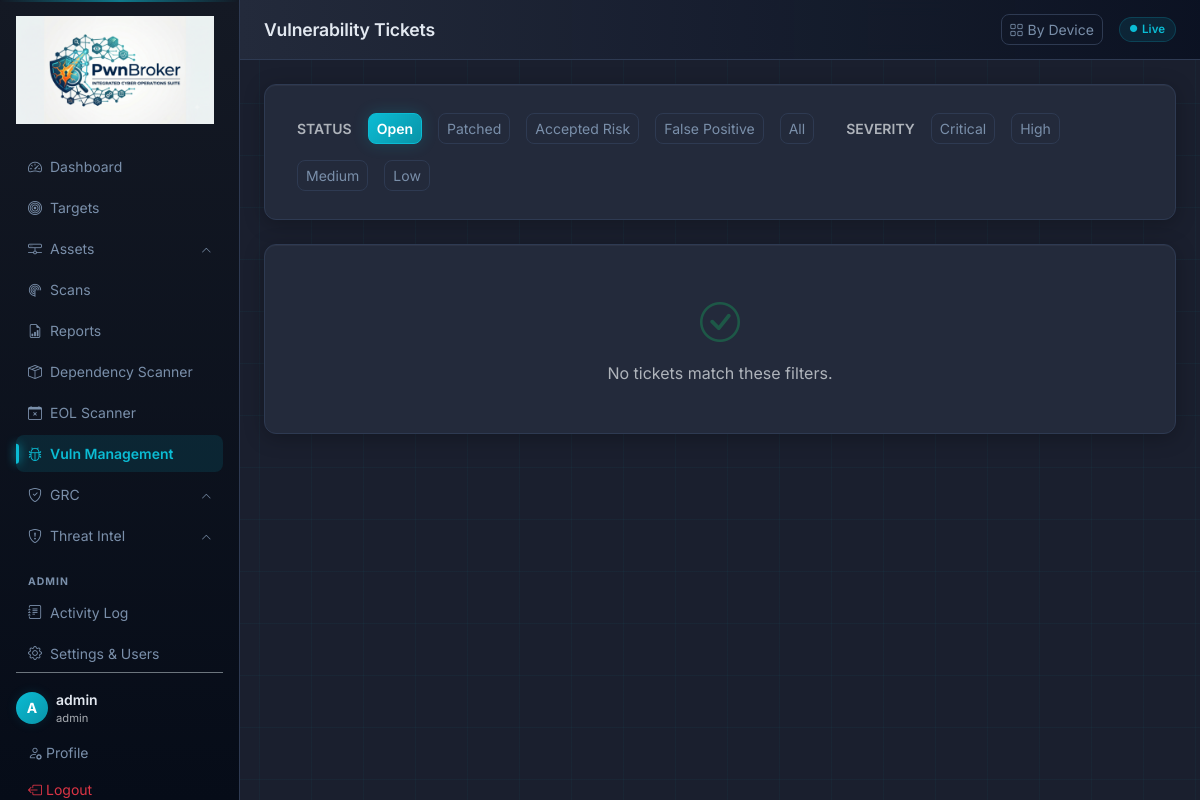
/vulns/tickets (signed in), run on the app's committed database.
### app/models.py (models this page shows, shortened)
class User(UserMixin, db.Model):
    __tablename__ = "users"
    id = db.Column(db.Integer, primary_key=True)
    username = db.Column(db.String(80), unique=True, nullable=False)
    email = db.Column(db.String(120), unique=True, nullable=False)
    password_hash = db.Column(db.String(256), nullable=False)
    role = db.Column(db.String(20), default="user")  # admin | user
    active = db.Column(db.Boolean, default=True)
    created_at = db.Column(db.DateTime, default=lambda: datetime.now(timezone.utc))
    @property
    def is_admin(self):
        return self.role == "admin"

### app/routes/vulns.py (the view)
@vulns_bp.route("/tickets")
@login_required
def tickets():
    _auto_sync()
    status_f = request.args.get("status", "open")
    sev_f    = request.args.get("severity", "")
    q = VulnTicket.query
    if status_f == "open":
        q = q.filter(VulnTicket.status.in_(["open", "in_progress"]))
    elif status_f != "all":
        q = q.filter_by(status=status_f)
    if sev_f:
        q = q.filter_by(severity=sev_f)
    all_tickets = q.order_by(VulnTicket.due_date.asc()).all()
    users       = User.query.order_by(User.username).all()
    cve_ids     = {t.cve_id for t in all_tickets if t.cve_id}
    enrichments = {}
    if cve_ids:
        for e in CVEEnrichment.query.filter(CVEEnrichment.cve_id.in_(cve_ids)).all():
            enrichments[e.cve_id] = e
    return render_template("vulns/tickets.html",
                           tickets=all_tickets,
                           status_filter=status_f,
                           sev_filter=sev_f,
                           users=users,
                           enrichments=enrichments)

### app/routes/vulns.py (called while the page is built, shortened)
def _auto_sync():
    now = datetime.now(timezone.utc)
    tracked_sr  = set()
    tracked_key = set()
    for t in VulnTicket.query.with_entities(
        VulnTicket.scan_result_id, VulnTicket.target_id,
        VulnTicket.host_ip, VulnTicket.cve_id, VulnTicket.title
    ).all():
        tracked_sr.add(t.scan_result_id)
        tracked_key.add((t.target_id, t.host_ip or "", t.cve_id or t.title or ""))
    results = ScanResult.query.filter_by(result_type="vulnerability").all()
    changed = False
    if changed:
        db.session.commit()

### app/templates/vulns/tickets.html (shortened to what this page needs)
{% extends "base.html" %}
{% block page_title %}Vulnerability Tickets{% endblock %}
{% block header_actions %}
<a href="{{ url_for('vulns.index') }}" class="btn btn-sm btn-outline-secondary">
  <i class="bi bi-grid me-1"></i>By Device
</a>
{% endblock %}
{% block content %}
<div class="form-card mb-4">
  <div class="d-flex flex-wrap gap-3 align-items-center">
    <span class="text-muted small fw-semibold">STATUS</span>
    {% for s, label in [('open','Open'),('patched','Patched'),('accepted_risk','Accepted Risk'),('false_positive','False Positive'),('all','All')] %}
    <a href="{{ url_for('vulns.tickets') }}?status={{ s }}{% if sev_filter %}&severity={{ sev_filter }}{% endif %}"
       class="btn btn-sm {% if status_filter == s %}btn-primary{% else %}btn-outline-secondary{% endif %}">
      {{ label }}
    </a>
    {% endfor %}
    <span class="text-muted small fw-semibold ms-3">SEVERITY</span>
    {% for sev in ['critical','high','medium','low'] %}
    <a href="{{ url_for('vulns.tickets') }}?status={{ status_filter }}&severity={% if sev_filter == sev %}{% else %}{{ sev }}{% endif %}"
       class="btn btn-sm {% if sev_filter == sev %}btn-primary{% else %}btn-outline-secondary{% endif %}">
      {{ sev | title }}
    </a>
    {% endfor %}
  </div>
</div>
{% if not tickets %}
<div class="form-card text-center py-5 text-muted">
  <i class="bi bi-check-circle fs-1 d-block mb-2 text-success opacity-50"></i>
  No tickets match these filters.
</div>
{% endif %}
{% endblock %}

### app/templates/base.html (shortened to what this page needs)
<!DOCTYPE html>
<html lang="en" data-bs-theme="dark">
<head>
  <link href="https://cdn.jsdelivr.net/npm/bootstrap@5.3.3/dist/css/bootstrap.min.css" rel="stylesheet">
  <link href="https://cdn.jsdelivr.net/npm/bootstrap-icons@1.11.3/font/bootstrap-icons.min.css" rel="stylesheet">
  <link href="{{ url_for('static', filename='css/style.css') }}" rel="stylesheet">
</head>
<body>
{% if current_user.is_authenticated %}
<div class="d-flex" id="app-wrapper">
  <nav id="sidebar" class="d-flex flex-column p-3">
    <a href="{{ url_for('dashboard.index') }}" class="sidebar-brand d-block mb-4">
      <img src="{{ url_for('static', filename='img/logo.png') }}" alt="PwnBroker" class="sidebar-logo">
    </a>
    <ul class="nav flex-column gap-1">
      <li class="nav-item">
        <a href="{{ url_for('dashboard.index') }}" class="nav-link {% if request.endpoint == 'dashboard.index' %}active{% endif %}">
          <i class="bi bi-speedometer2 me-2"></i>Dashboard
        </a>
      </li>
      <li class="nav-item">
        <a href="{{ url_for('targets.index') }}" class="nav-link {% if 'targets' in request.endpoint %}active{% endif %}">
          <i class="bi bi-bullseye me-2"></i>Targets
        </a>
      </li>
      <li class="nav-item">
        <a href="#assets-group"
           class="nav-link nav-group-toggle d-flex align-items-center justify-content-between {% if 'assets' in (request.endpoint or '') %}active{% endif %}"
           data-bs-toggle="collapse"
           aria-expanded="{{ 'true' if 'assets' in (request.endpoint or '') else 'false' }}"
           aria-controls="assets-group">
          <span><i class="bi bi-hdd-network me-2"></i>Assets</span>
          <i class="bi bi-chevron-down nav-chevron"></i>
        </a>
      </li>
      <li class="nav-item">
        <a href="{{ url_for('scans.index') }}" class="nav-link {% if 'scans' in request.endpoint %}active{% endif %}">
          <i class="bi bi-radar me-2"></i>Scans
        </a>
      </li>
      <li class="nav-item">
        <a href="{{ url_for('reports.index') }}" class="nav-link {% if 'reports' in request.endpoint %}active{% endif %}">
          <i class="bi bi-file-earmark-bar-graph me-2"></i>Reports
        </a>
      </li>
      <li class="nav-item">
        <a href="{{ url_for('dependency.index') }}" class="nav-link {% if 'dependency' in request.endpoint %}active{% endif %}">
          <i class="bi bi-box-seam me-2"></i>Dependency Scanner
        </a>
      </li>
      <li class="nav-item">
        <a href="{{ url_for('eol.index') }}" class="nav-link {% if 'eol' in (request.endpoint or '') %}active{% endif %}">
          <i class="bi bi-calendar-x me-2"></i>EOL Scanner
        </a>
      </li>
      <li class="nav-item">
        <a href="{{ url_for('vulns.index') }}" class="nav-link {% if 'vulns' in (request.endpoint or '') %}active{% endif %}">
          <i class="bi bi-bug me-2"></i>Vuln Management
        </a>
      </li>
      <li class="nav-item">
        <a href="#grc-group"
           class="nav-link nav-group-toggle d-flex align-items-center justify-content-between {% if 'grc' in (request.endpoint or '') %}active{% endif %}"
           data-bs-toggle="collapse"
           aria-expanded="{{ 'true' if 'grc' in (request.endpoint or '') else 'false' }}"
           aria-controls="grc-group">
          <span><i class="bi bi-shield-check me-2"></i>GRC</span>
          <i class="bi bi-chevron-down nav-chevron"></i>
        </a>
      </li>
      <li class="nav-item">
        <a href="#threat-group"
           class="nav-link nav-group-toggle d-flex align-items-center justify-content-between {% if 'threat' in (request.endpoint or '') %}active{% endif %}"
           data-bs-toggle="collapse"
           aria-expanded="{{ 'true' if 'threat' in (request.endpoint or '') else 'false' }}"
           aria-controls="threat-group">
          <span><i class="bi bi-shield-exclamation me-2"></i>Threat Intel</span>
          <i class="bi bi-chevron-down nav-chevron"></i>
        </a>
      </li>
      {% if current_user.is_admin %}
      <li class="mt-3 sidebar-section-label">ADMIN</li>
      <li class="nav-item">
        <a href="{{ url_for('activity.index') }}" class="nav-link {% if 'activity' in (request.endpoint or '') %}active{% endif %}">
          <i class="bi bi-journal-text me-2"></i>Activity Log
        </a>
      </li>
      <li class="nav-item">
        <a href="{{ url_for('settings.index') }}" class="nav-link {% if 'settings' in (request.endpoint or '') %}active{% endif %}">
          <i class="bi bi-gear me-2"></i>Settings &amp; Users
        </a>
      </li>
      {% endif %}
    </ul>
    <div class="mt-auto pt-3 border-top border-secondary">
      <div class="d-flex align-items-center gap-2 mb-2">
        <div class="user-avatar">{{ current_user.username[0].upper() }}</div>
        <div>
          <div class="fw-semibold small">{{ current_user.username }}</div>
          <div class="text-muted" style="font-size:0.7rem">{{ current_user.role }}</div>
        </div>
      </div>
      <a href="{{ url_for('users.profile') }}" class="nav-link small"><i class="bi bi-person-gear me-1"></i>Profile</a>
      <a href="{{ url_for('auth.logout') }}" class="nav-link small text-danger"><i class="bi bi-box-arrow-left me-1"></i>Logout</a>
    </div>
  </nav>
  <div id="main-content" class="flex-grow-1">
    <header class="top-bar d-flex align-items-center justify-content-between px-4">
      <h1 class="page-title mb-0">{% block page_title %}{% endblock %}</h1>
      <div class="d-flex align-items-center gap-3">
        {% block header_actions %}{% endblock %}
        <span class="live-badge">
          <i class="bi bi-circle-fill pulse" style="font-size:0.45rem"></i>Live
        </span>
      </div>
    </header>
    <div class="content-area px-4 py-4">
      {% block content %}{% endblock %}
    </div>
  </div>
</div>
{% else %}
{% block auth_content %}{% endblock %}
{% endif %}
</body>
</html>

### app/static/css/style.css (style rules this page uses)
:root { --bg-base: #1a1f2e; --bg-card: #232a3b; --bg-sidebar: #141924; --bg-input: #2a3347; --border-color: #2e3a52; --border-glow: rgba(11,188,212,0.25); --text-primary: #e2e8f0; --text-muted: #7a8faa; --accent: #0bbcd4; --accent-dim: #0994a8; --accent-glow: rgba(11,188,212,0.12); --accent-orange: #e87722; --critical: #dc2626; --high: #ea580c; --medium: #d97706; --low: #2563eb; --info: #475569; --success: #16a34a; --card-shadow: 0 4px 20px rgba(0,0,0,0.25), inset 0 1px 0 rgba(255,255,255,0.04); }
* { box-sizing: border-box; }
body { background-color: var(--bg-base); background-image: linear-gradient(rgba(11,188,212,0.04) 1px, transparent 1px), linear-gradient(90deg, rgba(11,188,212,0.04) 1px, transparent 1px); background-size: 52px 52px; background-position: -1px -1px; color: var(--text-primary); font-family: 'Inter', system-ui, -apple-system, sans-serif; min-height: 100vh; overflow-x: hidden; }
#sidebar { width: 240px; min-height: 100vh; background: linear-gradient(180deg, var(--bg-sidebar) 0%, #060c18 100%); border-right: 1px solid var(--border-color); flex-shrink: 0; position: sticky; top: 0; height: 100vh; overflow-y: auto; }
#sidebar::before { content: ''; position: absolute; top: 0; left: 0; right: 0; height: 2px; background: linear-gradient(90deg, transparent, var(--accent), transparent); opacity: 0.6; }
.sidebar-brand { color: var(--text-primary) !important; text-decoration: none; }
.sidebar-logo { height: 108px; width: auto; display: block; }
#sidebar .nav-link { color: var(--text-muted); border-radius: 8px; padding: 8px 12px; font-size: 0.875rem; transition: all 0.15s; position: relative; }
#sidebar .nav-link.active { color: var(--accent); background: var(--accent-glow); font-weight: 600; }
#sidebar .nav-link.active::before { content: ''; position: absolute; left: 0; top: 50%; transform: translateY(-50%); width: 3px; height: 55%; background: var(--accent); border-radius: 0 3px 3px 0; box-shadow: 0 0 10px var(--accent); }
#sidebar .nav-group-toggle { cursor: pointer; }
.nav-chevron { font-size: 0.65rem; transition: transform 0.2s ease; flex-shrink: 0; }
#sidebar .nav-group-toggle:not(.collapsed) .nav-chevron { transform: rotate(180deg); }
.sidebar-section-label { font-size: 0.65rem; font-weight: 700; letter-spacing: 0.1em; color: var(--text-muted); padding: 0 12px; text-transform: uppercase; }
.user-avatar { width: 32px; height: 32px; border-radius: 50%; background: linear-gradient(135deg, var(--accent), var(--accent-dim)); box-shadow: 0 0 12px var(--accent-glow); color: #fff; display: flex; align-items: center; justify-content: center; font-weight: 700; font-size: 0.875rem; flex-shrink: 0; }
#main-content { min-height: 100vh; overflow-x: hidden; }
.top-bar { height: 60px; background: linear-gradient(90deg, var(--bg-card) 0%, rgba(11,18,34,0.95) 100%); border-bottom: 1px solid var(--border-color); position: sticky; top: 0; z-index: 100; backdrop-filter: blur(8px); }
.page-title { font-size: 1.1rem; font-weight: 600; color: var(--text-primary); letter-spacing: -0.01em; }
.content-area { max-width: 1440px; }
.form-card { background: var(--bg-card); border: 1px solid var(--border-color); border-radius: 12px; padding: 28px 32px; box-shadow: var(--card-shadow); }
.btn-primary { background: linear-gradient(135deg, var(--accent), var(--accent-dim)); border-color: var(--accent); border-radius: 8px; font-weight: 600; font-size: 0.875rem; color: #fff; box-shadow: 0 0 16px rgba(11,188,212,0.2); transition: all 0.15s; }
.btn-outline-secondary { border-color: var(--border-color); color: var(--text-muted); border-radius: 8px; font-size: 0.875rem; }
.pulse { animation: pulse-dot 1.4s ease-in-out infinite; }
.live-badge { display: flex; align-items: center; gap: 5px; font-size: 0.72rem; font-weight: 600; color: var(--accent); background: rgba(11,188,212,0.1); border: 1px solid rgba(11,188,212,0.2); border-radius: 20px; padding: 3px 10px; }

### data on the page
User: username "A", username "admin", role "admin"

### other printed values
{{ label }} "Open" "Patched" "Accepted Risk" "False Positive" "All"
{{ sev | title }} "Critical" "High" "Medium" "Low"
